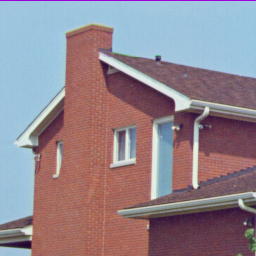
%> input picture house.tiff, 256 x 256 px
$ octave lab4.m   (GNU Octave 9; MATLAB toolbox functions it lacks are replaced by stand-ins)
%> lines starting %> are read from the running program, lines starting %| are printed output that depends on the picture
clc
clear all
close all

%% Upload the house.tiff image

I = imread('house.tiff');
%> I is the input picture: size 256x256x3 uint8; mean R, G, B 146.6, 133, 142
X = reshape(I, 256*256, 3);
X = double(X);

figure, plot3(X(:,1), X(:,2), X(:,3),'.','Color',[1, 0, 0])
%> after `plot3(X(:,1), X(:,2), X(:,3),'.','Color',[1, 0, 0])`:
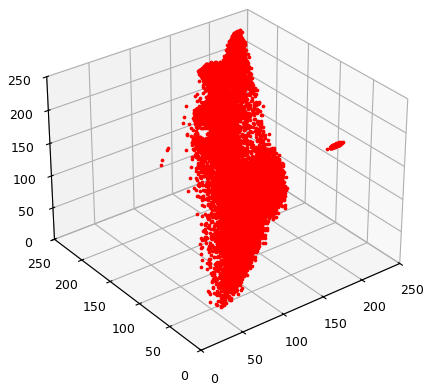
%> figure redrawn from the program's plot data

%% A. Let c =  2,  and  run  the  k-means  algorithm  using  your  own  initial  state  for  the  two means.
% Keep a record of the initial means you use.

mean = [.1 .1 .1
     .9 .9 .9];

mean = mean*256;

initial_mean = zeros(size(mean));

J = [];
mean1_total = [mean(1,:)];
mean2_total = [mean(2,:)];

while (initial_mean ~= mean)

    initial_mean = mean;

    J1 = (X - repmat(mean(1,:), size(X,1), 1));
    J1 = sum(J1.^2, 2);

    J2 = (X - repmat(mean(2,:), size(X,1), 1));
    J2 = sum(J2.^2, 2);

    cluster1 = J1 < J2;
    cluster2 = ~cluster1;

    mean(1,:) = sum(X(cluster1, :)) / sum(cluster1);
    mean(2,:) = sum(X(cluster2, :)) / sum(cluster2);

    J = [J sum(min(J1, J2))];
    mean1_total = [mean1_total; mean(1,:)];
    mean2_total = [mean2_total; mean(2,:)];

    mean
end
%> this loop made 6 passes
%> (initial_mean, J) on passes 3 to 5: ([136.4 90.55 92.78; 161.6 195.4 214.4], [1.07e+09 124550291.3 111511747.2]), ([136.4 91.33 93.54; 162.1 196.5 215.9], [1.07e+09 124550291.3 111511747.2 111349381.4]), ([136.4 91.45 93.68; 162.1 196.6 216.1], [1.07e+09 124550291.3 111511747.2 111349381.4 111345389.6])
%> (J, mean1_total, mean2_total) on pass 1: (1.07e+09, [25.6 25.6 25.6; 131.9 86.8 89.94], [230.4 230.4 230.4; 162.5 183.3 198.7])
%> after the loop, mean = [136.4 91.47 93.7; 162.2 196.7 216.1]; mean1_total = [25.6 25.6 25.6; 131.9 86.8 89.94; 136.4 90.55 92.78; 136.4 91.33 93.54; 136.4 91.45 93.68; 136.4 91.47 93.7; 136.4 91.47 93.7]; mean2_total = [230.4 230.4 230.4; 162.5 183.3 198.7; 161.6 195.4 214.4; 162.1 196.5 215.9; 162.1 196.6 216.1; 162.2 196.7 216.1; 162.2 196.7 216.1]

% i: A plot of the error criterion, J.
close all
plot(J)
title("A.i Plot of the error criterion, J")
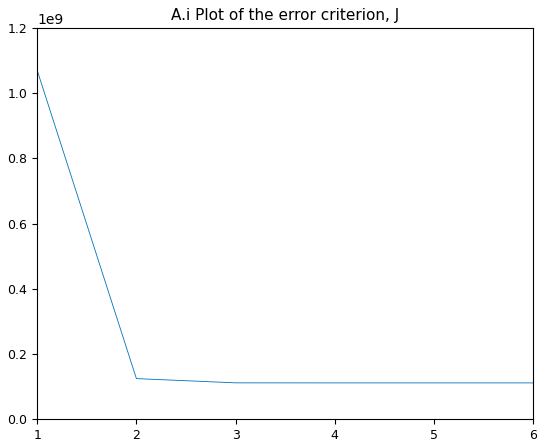
%> figure redrawn from the program's plot data

% ii: A plot of the cluster means for at least two stages of the clustering
% process, andtheir  nal values.
figure
plot3(mean1_total(:, 1), mean1_total(:, 2), mean1_total(:, 3), '-*')
hold all
plot3(mean2_total(:, 1), mean2_total(:, 2), mean2_total(:, 3), '-*')
title("A.ii Plot of the cluster means")

% iii: A plot of the labeled data samples (pixels) in RGB space.
figure
X1 = X(cluster1, :);
X2 = X(cluster2, :);

plot3(X1(:,1), X1(:,2), X1(:,3),'.','Color', mean(1,:)/256)
hold all
title("A.iii Plot of cluster 1 labeled data samples in RGB space")

plot3(X2(:,1), X2(:,2), X2(:,3),'.','Color', mean(2,:)/256)
title("A.iii Plot of cluster 2 labeled data samples in RGB space")
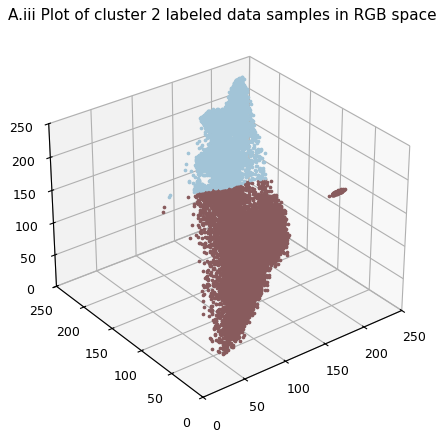
%> figure redrawn from the program's plot data

% iv: Plot of the image in labeled form.
figure
XX = repmat(mean(1,:), size(X,1), 1) .* repmat(cluster1, 1, size(X,2));
XX = XX + repmat(mean(2,:), size(X,1), 1) .* repmat(cluster2, 1, size(X,2));
XX = reshape(XX, size(I, 1), size(I, 2), 3);

subplot(1,2,1);
imshow(I)
subplot(1,2,2);
imshow(XX/256)

%% B. Let c = 5, now perform two independant runs of the k-means algorithm.

c = 5;

initial_mean_1 = [
  173.8240   60.4672  169.4464
  162.7648   30.5664  197.1968
  241.9712  155.4688   89.6512
   53.4784  115.2256  169.4720
  181.5808  117.4272  106.5472
];

XX=[];

mean = initial_mean_1;
initial_mean = zeros(size(mean));

while (initial_mean ~= mean)

    initial_mean = mean;

    J = zeros(size(X,1), c);

    for i = [1:c]
        j = (X - repmat(mean(i,:), size(X,1), 1));
        j = sum(j.^2, 2);
        J(:,i) = j;
    end
    [a, cluster] = min(J, [], 2);

    for i = [1:c]
        current_cluster = (cluster==i);
        mean(i, :) = sum(X(current_cluster, :)) / sum(current_cluster);

    end
XX = zeros(size(X));

for i = [1:c]
    current_cluster = (cluster==i);
    XX = XX + repmat(mean(i,:), size(X,1), 1) .* repmat(current_cluster, 1, size(X,2));
end
XX = reshape(XX, size(I, 1), size(I, 2), 3);
subplot(1,2,1);
imshow(I)
subplot(1,2,2);
imshow(XX/256)
end
%> this loop made 2 passes
%> pass 1, `XX = reshape(XX, size(I, 1), size(I, 2), 3);`:
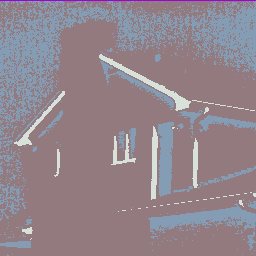
%> XX: size 256x256x3 double; mean R, G, B 146.6, 133, 142; mean of the top-left, top-right, bottom-left and bottom-right quarters 142.6, 142.4, 136.6, 140.6
%> pass 2, `imshow(XX/256)`:
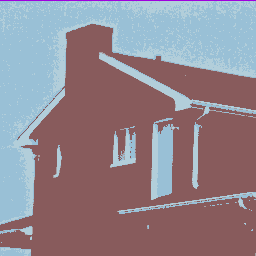
%> displayed picture: size 256x256x3, on the screen's scale of 0 to 255; mean R, G, B 145.9, 132.4, 141.3
%> after the loop, mean = [167.7 158.5 162.8; 159.7 0 222.9; 178.9 206.3 219.1; 154.1 192.5 215.3; 136.4 91.77 92.37]

mean1 = mean
%> mean1 has the same summary as mean
cluster1 = cluster;

figure
for i = [1:c]
    current_cluster = (cluster==i);
    Xi = X(current_cluster, :);
    plot3(Xi(:,1), Xi(:,2), Xi(:,3),'.','Color', mean(i,:)/256)
    title("B. Plot of image with initial mean 1")
    hold all
end
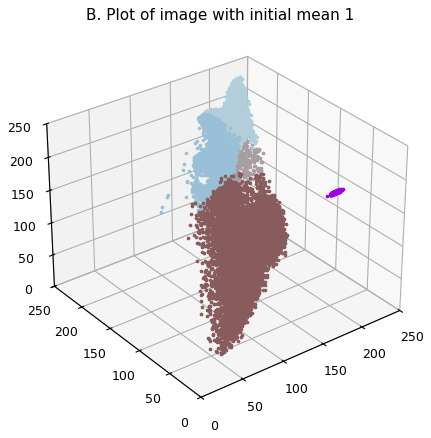
%> figure redrawn from the program's plot data

%%
initial_mean_2 = [
  215.5339  138.4293  240.5963
  213.2267  222.7049  165.2613
   65.6489   67.7834  122.7426
  157.0459   81.4270  163.6651
  149.0558   30.5189  139.4473
];

mean = initial_mean_2;

initial_mean = zeros(size(mean));

while (initial_mean ~= mean)

    initial_mean = mean;

    J = zeros(size(X,1), c);

    for i = [1:c]
        j = (X - repmat(mean(i,:), size(X,1), 1));
        j = sum(j.^2, 2);
        J(:,i) = j;
    end
    [a, cluster] = min(J, [], 2);

    for i = [1:c]
        current_cluster = (cluster==i);
        mean(i, :) = sum(X(current_cluster, :)) / sum(current_cluster);
    end

end
%> after the loop, mean = [156.5 194.6 217.5; 209.6 218.1 212.2; 96.67 63.63 78.07; 157.6 108.1 101.5; 159.7 0 222.9]
mean2 = mean
%> mean2 has the same summary as mean
cluster2 = cluster;

%
figure
for i = [1:c]
    current_cluster = (cluster==i);
    Xi = X(current_cluster, :);
    plot3(Xi(:,1), Xi(:,2), Xi(:,3),'.','Color', mean(i,:)/256)
    title("B. Plot of image with initial mean 2")
    hold all
end
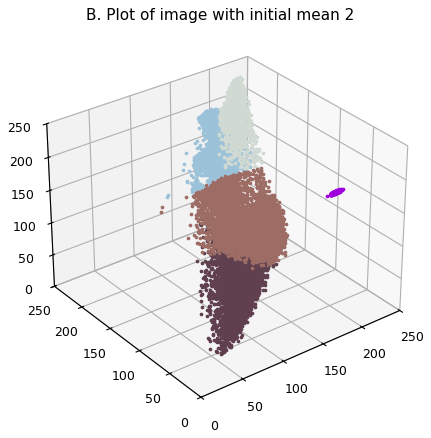
%> figure redrawn from the program's plot data

%% C. Use the XB index to asses the quality of the k-means algorithm.

N = size(X,1);
%> N = 65536
XB1 = 0;

for i = [1:c]
    current_cluster = (cluster1==i);
    Xi = X(current_cluster, :);
    muu_ij = sort(sum((mean1 - repmat(mean1(i,:), c, 1)).^2, 2).^.5);
    XB1 = XB1 + sum(sum((Xi - repmat(mean1(i,:), size(Xi,1), 1)).^2, 2).^.5) / muu_ij(2);
end
%> this loop made 5 passes
%> (muu_ij, XB1) on passes 1 to 5: ([0; 64.04; 74.67; 101.9; 169.7], 172.2), ([0; 161.2; 169.7; 192.7; 207.3], 176.6), ([0; 28.61; 74.67; 176; 207.3], 7217.2), ([0; 28.61; 64.04; 159.9; 192.7], 16283.2), ([0; 101.9; 159.9; 161.2; 176], 32246.7)

XB1 = XB1 / N
%> XB1 = 0.492

%%
XB2 = 0;

for i = [1:c]
    current_cluster = (cluster2==i);
    Xi = X(current_cluster, :);
    muu_ij = sort(sum((mean2 - repmat(mean2(i,:), c, 1)).^2, 2).^.5);
    XB2 = XB2 + sum(sum((Xi - repmat(mean2(i,:), size(Xi,1), 1)).^2, 2).^.5) / muu_ij(2);
end
%> this loop made 5 passes
%> (muu_ij, XB2) on passes 1 to 5: ([0; 58.28; 144.8; 194.7; 200.5], 4152.9), ([0; 58.28; 164.5; 224; 233.7], 5352.8), ([0; 78.99; 170.3; 200.5; 233.7], 9788.1), ([0; 78.99; 144.8; 162.5; 164.5], 17215), ([0; 162.5; 170.3; 194.7; 224], 17219.4)

XB2 = XB2 / N
%> XB2 = 0.263
